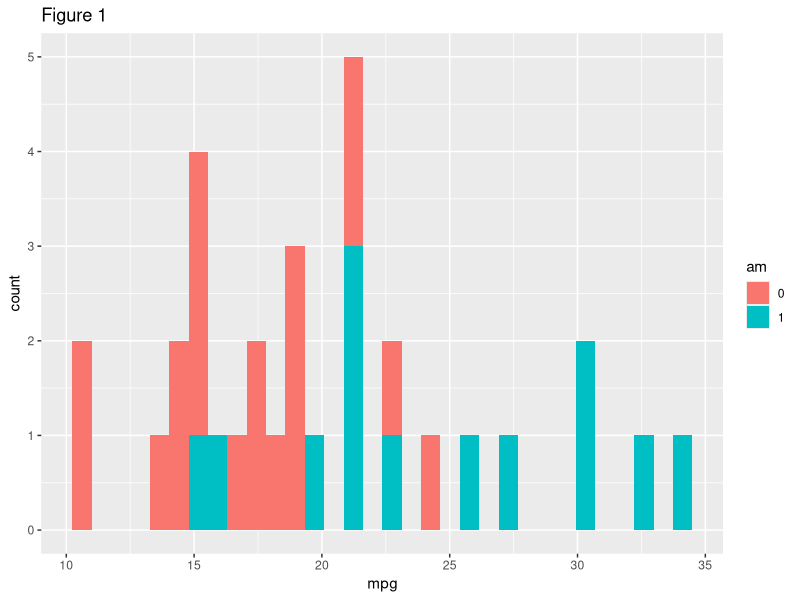
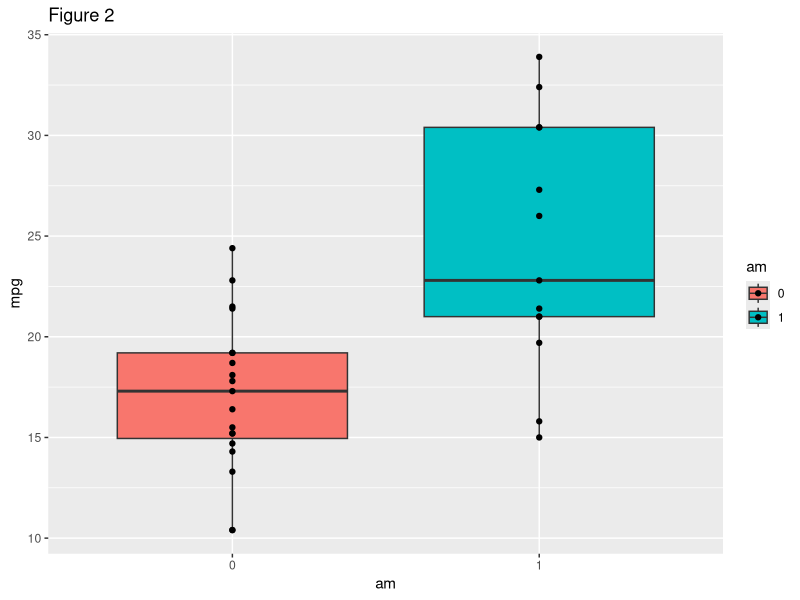
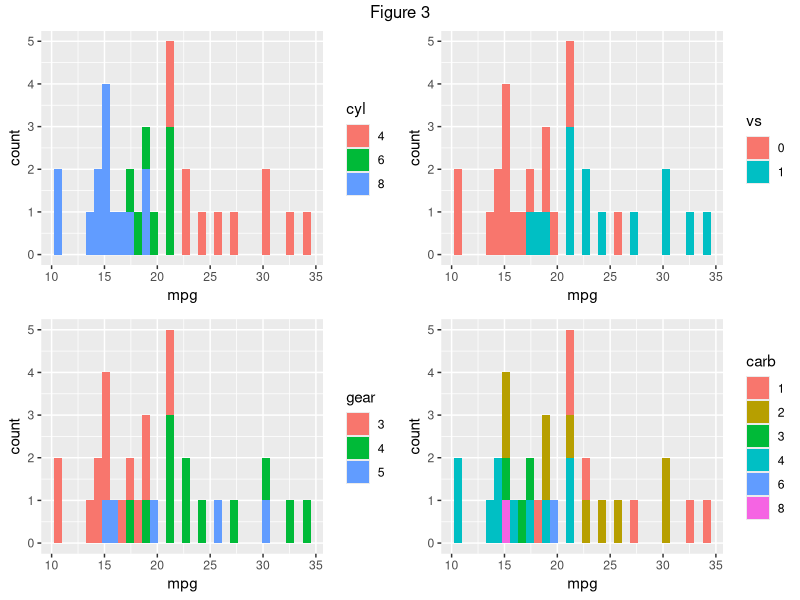
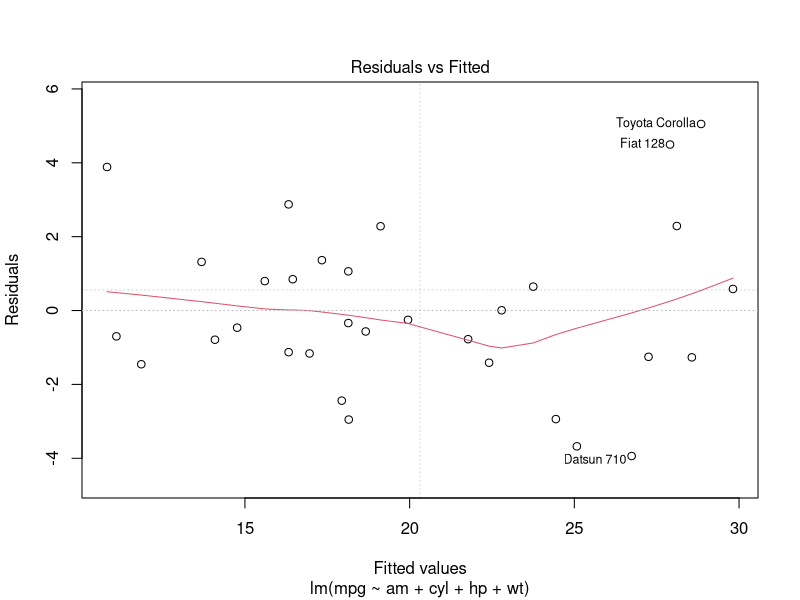
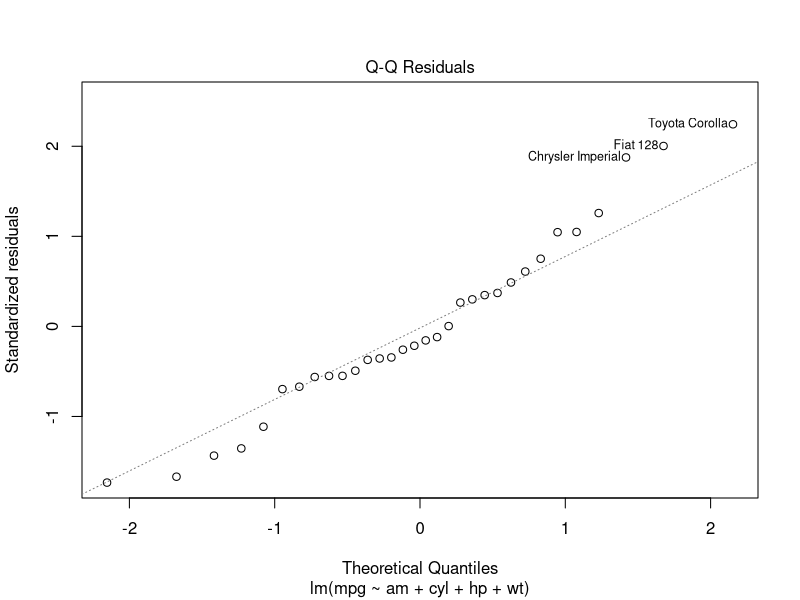
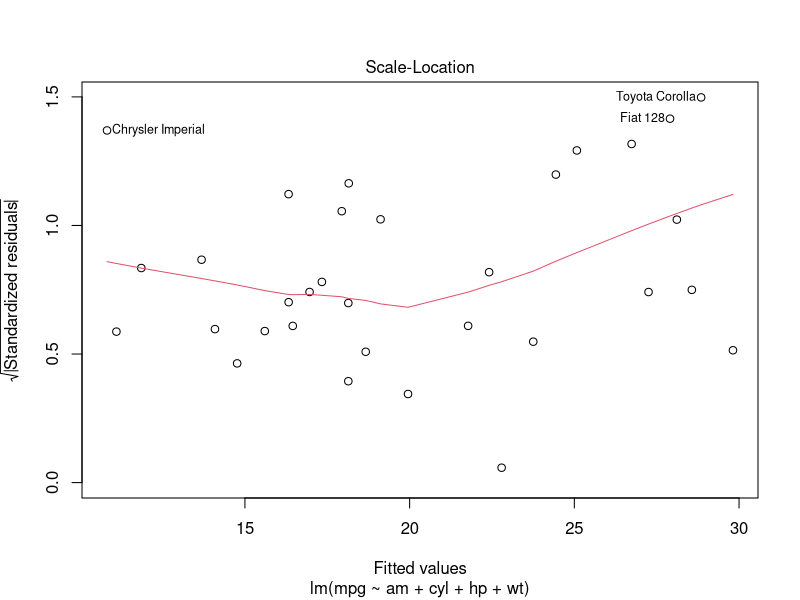
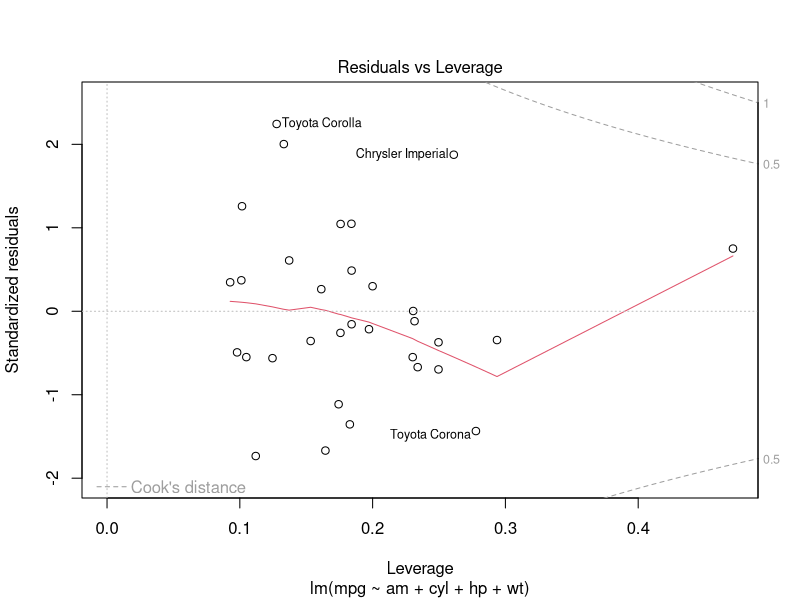
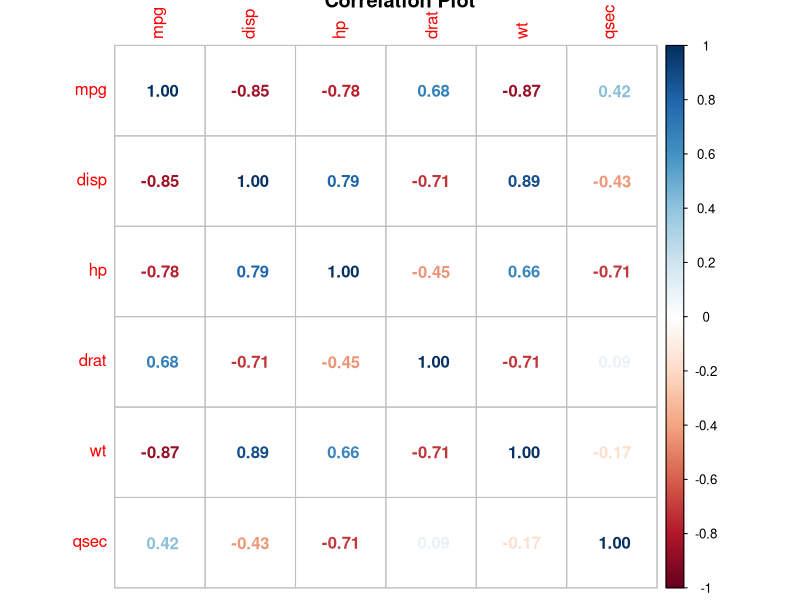

The R script that drew these images, in order:
## ---- chunk 1
library(ggplot2)
library(datasets)
library(gridExtra)
library(corrplot)
library(car)
library(lmtest)
library(caret)
## ---- chunk 2
dim(mtcars)
## ---- chunk 3
mtcars[, c("cyl", "vs", "am", "gear", "carb")] <- lapply(mtcars[, c("cyl", "vs", "am", "gear", "carb")], as.factor)
## ---- chunk 4
summary(mtcars)
## ---- chunk 5
plot.1 <- ggplot(mtcars, aes(x = mpg, fill = am)) + geom_histogram(bins = 32) + labs(title = "Figure 1")
plot.1
## ---- chunk 6
plot.2 <- ggplot(mtcars, aes(x = am, y = mpg, fill = am)) + geom_boxplot() + labs(title = "Figure 2")
plot.2 <- plot.2 + geom_point()
plot.2
## ---- chunk 7
plot.cyl <- ggplot(mtcars, aes(x = mpg, fill = cyl)) + geom_histogram(bins = 32)
plot.vs <- ggplot(mtcars, aes(x = mpg, fill = vs)) + geom_histogram(bins = 32)
plot.gear <- ggplot(mtcars, aes(x = mpg, fill = gear)) + geom_histogram(bins = 32)
plot.carb <- ggplot(mtcars, aes(x = mpg, fill = carb)) + geom_histogram(bins = 32)
grid.arrange(plot.cyl, plot.vs, plot.gear, plot.carb, ncol = 2, top = "Figure 3")
## ---- chunk 8
cor <- cor(mtcars[, c("mpg", "disp", "hp", "drat", "wt", "qsec")])
cor
## ---- chunk 9
model.1 <- t.test(mpg ~ am, mtcars, alternative = "greater")
model.1
## ---- chunk 10
model.1 <- lm(mpg ~ am, mtcars)
summary(model.1)
## ---- chunk 11
model.2 <- update(model.1, mpg ~ am + cyl, mtcars)
model.3 <- update(model.1, mpg ~ am + cyl + hp, mtcars)
model.4 <- update(model.1, mpg ~ am + cyl + hp + wt, mtcars)
anova(model.1, model.2, model.3, model.4)
## ---- chunk 12
summary(model.4)
AIC(model.1, model.2, model.3, model.4)
## ---- chunk 13
plot(model.4, panel.first = grid(2, 2))
## ---- chunk 14
dwtest(model.4)
## ---- chunk 15
corrplot(cor, method = "number", title = "Correlation Plot")
